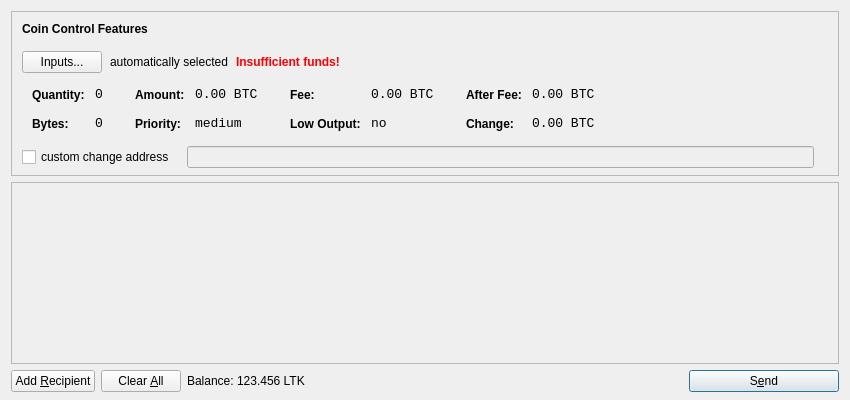
<?xml version="1.0" encoding="UTF-8"?>
<ui version="4.0">
 <class>SendCoinsDialog</class>
 <widget class="QDialog" name="SendCoinsDialog">
  <property name="geometry">
   <rect>
    <x>0</x>
    <y>0</y>
    <width>850</width>
    <height>400</height>
   </rect>
  </property>
  <property name="windowTitle">
   <string>Send Coins</string>
  </property>
  <layout class="QVBoxLayout" name="verticalLayout" stretch="0,1,0">
   <property name="bottomMargin">
    <number>8</number>
   </property>
   <item>
    <widget class="QFrame" name="frameCoinControl">
     <property name="sizePolicy">
      <sizepolicy hsizetype="Expanding" vsizetype="Expanding">
       <horstretch>0</horstretch>
       <verstretch>0</verstretch>
      </sizepolicy>
     </property>
     <property name="maximumSize">
      <size>
       <width>16777215</width>
       <height>16777215</height>
      </size>
     </property>
     <property name="frameShape">
      <enum>QFrame::StyledPanel</enum>
     </property>
     <property name="frameShadow">
      <enum>QFrame::Sunken</enum>
     </property>
     <layout class="QVBoxLayout" name="verticalLayoutCoinControl2">
      <property name="spacing">
       <number>-1</number>
      </property>
      <property name="leftMargin">
       <number>0</number>
      </property>
      <property name="topMargin">
       <number>0</number>
      </property>
      <property name="rightMargin">
       <number>0</number>
      </property>
      <property name="bottomMargin">
       <number>6</number>
      </property>
      <item>
       <layout class="QVBoxLayout" name="verticalLayoutCoinControl" stretch="0,0,0,0,1">
        <property name="spacing">
         <number>0</number>
        </property>
        <property name="leftMargin">
         <number>10</number>
        </property>
        <property name="topMargin">
         <number>10</number>
        </property>
        <item>
         <layout class="QHBoxLayout" name="horizontalLayoutCoinControl1">
          <property name="bottomMargin">
           <number>15</number>
          </property>
          <item>
           <widget class="QLabel" name="labelCoinControlFeatures">
            <property name="sizePolicy">
             <sizepolicy hsizetype="Preferred" vsizetype="Maximum">
              <horstretch>0</horstretch>
              <verstretch>0</verstretch>
             </sizepolicy>
            </property>
            <property name="font">
             <font>
              <weight>75</weight>
              <bold>true</bold>
             </font>
            </property>
            <property name="styleSheet">
             <string notr="true">font-weight:bold;</string>
            </property>
            <property name="text">
             <string>Coin Control Features</string>
            </property>
           </widget>
          </item>
         </layout>
        </item>
        <item>
         <layout class="QHBoxLayout" name="horizontalLayoutCoinControl2" stretch="0,0,0,0">
          <property name="spacing">
           <number>8</number>
          </property>
          <property name="bottomMargin">
           <number>10</number>
          </property>
          <item>
           <widget class="QPushButton" name="pushButtonCoinControl">
            <property name="styleSheet">
             <string notr="true"/>
            </property>
            <property name="text">
             <string>Inputs...</string>
            </property>
           </widget>
          </item>
          <item>
           <widget class="QLabel" name="labelCoinControlAutomaticallySelected">
            <property name="text">
             <string>automatically selected</string>
            </property>
            <property name="margin">
             <number>5</number>
            </property>
           </widget>
          </item>
          <item>
           <widget class="QLabel" name="labelCoinControlInsuffFunds">
            <property name="font">
             <font>
              <weight>75</weight>
              <bold>true</bold>
             </font>
            </property>
            <property name="styleSheet">
             <string notr="true">color:red;font-weight:bold;</string>
            </property>
            <property name="text">
             <string>Insufficient funds!</string>
            </property>
            <property name="margin">
             <number>5</number>
            </property>
           </widget>
          </item>
          <item>
           <spacer name="horizontalSpacerCoinControl">
            <property name="orientation">
             <enum>Qt::Horizontal</enum>
            </property>
            <property name="sizeHint" stdset="0">
             <size>
              <width>40</width>
              <height>1</height>
             </size>
            </property>
           </spacer>
          </item>
         </layout>
        </item>
        <item>
         <widget class="QWidget" name="widgetCoinControl" native="true">
          <property name="sizePolicy">
           <sizepolicy hsizetype="Preferred" vsizetype="Preferred">
            <horstretch>0</horstretch>
            <verstretch>0</verstretch>
           </sizepolicy>
          </property>
          <property name="minimumSize">
           <size>
            <width>0</width>
            <height>0</height>
           </size>
          </property>
          <property name="styleSheet">
           <string notr="true"/>
          </property>
          <layout class="QHBoxLayout" name="horizontalLayoutCoinControl5">
           <property name="margin">
            <number>0</number>
           </property>
           <item>
            <layout class="QHBoxLayout" name="horizontalLayoutCoinControl3" stretch="0,0,0,1">
             <property name="spacing">
              <number>20</number>
             </property>
             <property name="topMargin">
              <number>0</number>
             </property>
             <property name="bottomMargin">
              <number>10</number>
             </property>
             <item>
              <layout class="QFormLayout" name="formLayoutCoinControl1">
               <property name="horizontalSpacing">
                <number>10</number>
               </property>
               <property name="verticalSpacing">
                <number>14</number>
               </property>
               <property name="leftMargin">
                <number>10</number>
               </property>
               <property name="topMargin">
                <number>4</number>
               </property>
               <property name="rightMargin">
                <number>6</number>
               </property>
               <item row="0" column="0">
                <widget class="QLabel" name="labelCoinControlQuantityText">
                 <property name="styleSheet">
                  <string notr="true">font-weight:bold;</string>
                 </property>
                 <property name="text">
                  <string>Quantity:</string>
                 </property>
                 <property name="margin">
                  <number>0</number>
                 </property>
                </widget>
               </item>
               <item row="0" column="1">
                <widget class="QLabel" name="labelCoinControlQuantity">
                 <property name="font">
                  <font>
                   <family>Monospace</family>
                   <pointsize>10</pointsize>
                  </font>
                 </property>
                 <property name="cursor">
                  <cursorShape>IBeamCursor</cursorShape>
                 </property>
                 <property name="contextMenuPolicy">
                  <enum>Qt::ActionsContextMenu</enum>
                 </property>
                 <property name="text">
                  <string notr="true">0</string>
                 </property>
                 <property name="margin">
                  <number>0</number>
                 </property>
                 <property name="textInteractionFlags">
                  <set>Qt::LinksAccessibleByMouse|Qt::TextSelectableByKeyboard|Qt::TextSelectableByMouse</set>
                 </property>
                </widget>
               </item>
               <item row="1" column="0">
                <widget class="QLabel" name="labelCoinControlBytesText">
                 <property name="styleSheet">
                  <string notr="true">font-weight:bold;</string>
                 </property>
                 <property name="text">
                  <string>Bytes:</string>
                 </property>
                </widget>
               </item>
               <item row="1" column="1">
                <widget class="QLabel" name="labelCoinControlBytes">
                 <property name="font">
                  <font>
                   <family>Monospace</family>
                   <pointsize>10</pointsize>
                  </font>
                 </property>
                 <property name="cursor">
                  <cursorShape>IBeamCursor</cursorShape>
                 </property>
                 <property name="contextMenuPolicy">
                  <enum>Qt::ActionsContextMenu</enum>
                 </property>
                 <property name="text">
                  <string notr="true">0</string>
                 </property>
                 <property name="textInteractionFlags">
                  <set>Qt::LinksAccessibleByMouse|Qt::TextSelectableByKeyboard|Qt::TextSelectableByMouse</set>
                 </property>
                </widget>
               </item>
              </layout>
             </item>
             <item>
              <layout class="QFormLayout" name="formLayoutCoinControl2">
               <property name="horizontalSpacing">
                <number>10</number>
               </property>
               <property name="verticalSpacing">
                <number>14</number>
               </property>
               <property name="leftMargin">
                <number>6</number>
               </property>
               <property name="topMargin">
                <number>4</number>
               </property>
               <property name="rightMargin">
                <number>6</number>
               </property>
               <item row="0" column="0">
                <widget class="QLabel" name="labelCoinControlAmountText">
                 <property name="styleSheet">
                  <string notr="true">font-weight:bold;</string>
                 </property>
                 <property name="text">
                  <string>Amount:</string>
                 </property>
                 <property name="margin">
                  <number>0</number>
                 </property>
                </widget>
               </item>
               <item row="0" column="1">
                <widget class="QLabel" name="labelCoinControlAmount">
                 <property name="font">
                  <font>
                   <family>Monospace</family>
                   <pointsize>10</pointsize>
                  </font>
                 </property>
                 <property name="cursor">
                  <cursorShape>IBeamCursor</cursorShape>
                 </property>
                 <property name="contextMenuPolicy">
                  <enum>Qt::ActionsContextMenu</enum>
                 </property>
                 <property name="text">
                  <string notr="true">0.00 BTC</string>
                 </property>
                 <property name="textInteractionFlags">
                  <set>Qt::LinksAccessibleByMouse|Qt::TextSelectableByKeyboard|Qt::TextSelectableByMouse</set>
                 </property>
                </widget>
               </item>
               <item row="1" column="0">
                <widget class="QLabel" name="labelCoinControlPriorityText">
                 <property name="styleSheet">
                  <string notr="true">font-weight:bold;</string>
                 </property>
                 <property name="text">
                  <string>Priority:</string>
                 </property>
                </widget>
               </item>
               <item row="1" column="1">
                <widget class="QLabel" name="labelCoinControlPriority">
                 <property name="font">
                  <font>
                   <family>Monospace</family>
                   <pointsize>10</pointsize>
                  </font>
                 </property>
                 <property name="cursor">
                  <cursorShape>IBeamCursor</cursorShape>
                 </property>
                 <property name="contextMenuPolicy">
                  <enum>Qt::ActionsContextMenu</enum>
                 </property>
                 <property name="text">
                  <string>medium</string>
                 </property>
                 <property name="textInteractionFlags">
                  <set>Qt::LinksAccessibleByMouse|Qt::TextSelectableByKeyboard|Qt::TextSelectableByMouse</set>
                 </property>
                </widget>
               </item>
              </layout>
             </item>
             <item>
              <layout class="QFormLayout" name="formLayoutCoinControl3">
               <property name="horizontalSpacing">
                <number>10</number>
               </property>
               <property name="verticalSpacing">
                <number>14</number>
               </property>
               <property name="leftMargin">
                <number>6</number>
               </property>
               <property name="topMargin">
                <number>4</number>
               </property>
               <property name="rightMargin">
                <number>6</number>
               </property>
               <item row="0" column="0">
                <widget class="QLabel" name="labelCoinControlFeeText">
                 <property name="styleSheet">
                  <string notr="true">font-weight:bold;</string>
                 </property>
                 <property name="text">
                  <string>Fee:</string>
                 </property>
                 <property name="margin">
                  <number>0</number>
                 </property>
                </widget>
               </item>
               <item row="0" column="1">
                <widget class="QLabel" name="labelCoinControlFee">
                 <property name="font">
                  <font>
                   <family>Monospace</family>
                   <pointsize>10</pointsize>
                  </font>
                 </property>
                 <property name="cursor">
                  <cursorShape>IBeamCursor</cursorShape>
                 </property>
                 <property name="contextMenuPolicy">
                  <enum>Qt::ActionsContextMenu</enum>
                 </property>
                 <property name="text">
                  <string notr="true">0.00 BTC</string>
                 </property>
                 <property name="textInteractionFlags">
                  <set>Qt::LinksAccessibleByMouse|Qt::TextSelectableByKeyboard|Qt::TextSelectableByMouse</set>
                 </property>
                </widget>
               </item>
               <item row="1" column="0">
                <widget class="QLabel" name="labelCoinControlLowOutputText">
                 <property name="styleSheet">
                  <string notr="true">font-weight:bold;</string>
                 </property>
                 <property name="text">
                  <string>Low Output:</string>
                 </property>
                </widget>
               </item>
               <item row="1" column="1">
                <widget class="QLabel" name="labelCoinControlLowOutput">
                 <property name="font">
                  <font>
                   <family>Monospace</family>
                   <pointsize>10</pointsize>
                  </font>
                 </property>
                 <property name="cursor">
                  <cursorShape>IBeamCursor</cursorShape>
                 </property>
                 <property name="contextMenuPolicy">
                  <enum>Qt::ActionsContextMenu</enum>
                 </property>
                 <property name="text">
                  <string>no</string>
                 </property>
                 <property name="textInteractionFlags">
                  <set>Qt::LinksAccessibleByMouse|Qt::TextSelectableByKeyboard|Qt::TextSelectableByMouse</set>
                 </property>
                </widget>
               </item>
              </layout>
             </item>
             <item>
              <layout class="QFormLayout" name="formLayoutCoinControl4">
               <property name="horizontalSpacing">
                <number>10</number>
               </property>
               <property name="verticalSpacing">
                <number>14</number>
               </property>
               <property name="leftMargin">
                <number>6</number>
               </property>
               <property name="topMargin">
                <number>4</number>
               </property>
               <property name="rightMargin">
                <number>6</number>
               </property>
               <item row="0" column="0">
                <widget class="QLabel" name="labelCoinControlAfterFeeText">
                 <property name="styleSheet">
                  <string notr="true">font-weight:bold;</string>
                 </property>
                 <property name="text">
                  <string>After Fee:</string>
                 </property>
                 <property name="margin">
                  <number>0</number>
                 </property>
                </widget>
               </item>
               <item row="0" column="1">
                <widget class="QLabel" name="labelCoinControlAfterFee">
                 <property name="font">
                  <font>
                   <family>Monospace</family>
                   <pointsize>10</pointsize>
                  </font>
                 </property>
                 <property name="cursor">
                  <cursorShape>IBeamCursor</cursorShape>
                 </property>
                 <property name="contextMenuPolicy">
                  <enum>Qt::ActionsContextMenu</enum>
                 </property>
                 <property name="text">
                  <string notr="true">0.00 BTC</string>
                 </property>
                 <property name="textInteractionFlags">
                  <set>Qt::LinksAccessibleByMouse|Qt::TextSelectableByKeyboard|Qt::TextSelectableByMouse</set>
                 </property>
                </widget>
               </item>
               <item row="1" column="0">
                <widget class="QLabel" name="labelCoinControlChangeText">
                 <property name="styleSheet">
                  <string notr="true">font-weight:bold;</string>
                 </property>
                 <property name="text">
                  <string>Change:</string>
                 </property>
                </widget>
               </item>
               <item row="1" column="1">
                <widget class="QLabel" name="labelCoinControlChange">
                 <property name="font">
                  <font>
                   <family>Monospace</family>
                   <pointsize>10</pointsize>
                  </font>
                 </property>
                 <property name="cursor">
                  <cursorShape>IBeamCursor</cursorShape>
                 </property>
                 <property name="contextMenuPolicy">
                  <enum>Qt::ActionsContextMenu</enum>
                 </property>
                 <property name="text">
                  <string notr="true">0.00 BTC</string>
                 </property>
                 <property name="textInteractionFlags">
                  <set>Qt::LinksAccessibleByMouse|Qt::TextSelectableByKeyboard|Qt::TextSelectableByMouse</set>
                 </property>
                </widget>
               </item>
              </layout>
             </item>
            </layout>
           </item>
          </layout>
         </widget>
        </item>
        <item>
         <layout class="QHBoxLayout" name="horizontalLayoutCoinControl4" stretch="0,0,0">
          <property name="spacing">
           <number>12</number>
          </property>
          <property name="sizeConstraint">
           <enum>QLayout::SetDefaultConstraint</enum>
          </property>
          <property name="topMargin">
           <number>5</number>
          </property>
          <property name="rightMargin">
           <number>5</number>
          </property>
          <item>
           <widget class="QCheckBox" name="checkBoxCoinControlChange">
            <property name="text">
             <string>custom change address</string>
            </property>
           </widget>
          </item>
          <item>
           <widget class="QLineEdit" name="lineEditCoinControlChange">
            <property name="enabled">
             <bool>false</bool>
            </property>
            <property name="sizePolicy">
             <sizepolicy hsizetype="Expanding" vsizetype="Fixed">
              <horstretch>0</horstretch>
              <verstretch>0</verstretch>
             </sizepolicy>
            </property>
           </widget>
          </item>
          <item>
           <widget class="QLabel" name="labelCoinControlChangeLabel">
            <property name="sizePolicy">
             <sizepolicy hsizetype="Preferred" vsizetype="Expanding">
              <horstretch>0</horstretch>
              <verstretch>0</verstretch>
             </sizepolicy>
            </property>
            <property name="minimumSize">
             <size>
              <width>0</width>
              <height>0</height>
             </size>
            </property>
            <property name="text">
             <string/>
            </property>
            <property name="margin">
             <number>3</number>
            </property>
           </widget>
          </item>
         </layout>
        </item>
        <item>
         <spacer name="verticalSpacerCoinControl">
          <property name="orientation">
           <enum>Qt::Vertical</enum>
          </property>
          <property name="sizeHint" stdset="0">
           <size>
            <width>800</width>
            <height>1</height>
           </size>
          </property>
         </spacer>
        </item>
       </layout>
      </item>
     </layout>
    </widget>
   </item>
   <item>
    <widget class="QScrollArea" name="scrollArea">
     <property name="widgetResizable">
      <bool>true</bool>
     </property>
     <widget class="QWidget" name="scrollAreaWidgetContents">
      <property name="geometry">
       <rect>
        <x>0</x>
        <y>0</y>
        <width>830</width>
        <height>165</height>
       </rect>
      </property>
      <layout class="QVBoxLayout" name="verticalLayout_2">
       <property name="margin">
        <number>0</number>
       </property>
       <item>
        <layout class="QVBoxLayout" name="entries">
         <property name="spacing">
          <number>6</number>
         </property>
        </layout>
       </item>
       <item>
        <spacer name="verticalSpacer">
         <property name="orientation">
          <enum>Qt::Vertical</enum>
         </property>
         <property name="sizeHint" stdset="0">
          <size>
           <width>20</width>
           <height>40</height>
          </size>
         </property>
        </spacer>
       </item>
      </layout>
     </widget>
    </widget>
   </item>
   <item>
    <layout class="QHBoxLayout" name="horizontalLayout">
     <item>
      <widget class="QPushButton" name="addButton">
       <property name="toolTip">
        <string>Send to multiple recipients at once</string>
       </property>
       <property name="text">
        <string>Add &amp;Recipient</string>
       </property>
       <property name="icon">
        <iconset resource="../bitcoin.qrc">
         <normaloff>:/icons/add</normaloff>:/icons/add</iconset>
       </property>
       <property name="autoDefault">
        <bool>false</bool>
       </property>
      </widget>
     </item>
     <item>
      <widget class="QPushButton" name="clearButton">
       <property name="sizePolicy">
        <sizepolicy hsizetype="Minimum" vsizetype="Fixed">
         <horstretch>0</horstretch>
         <verstretch>0</verstretch>
        </sizepolicy>
       </property>
       <property name="toolTip">
        <string>Remove all transaction fields</string>
       </property>
       <property name="text">
        <string>Clear &amp;All</string>
       </property>
       <property name="icon">
        <iconset resource="../bitcoin.qrc">
         <normaloff>:/icons/remove</normaloff>:/icons/remove</iconset>
       </property>
       <property name="autoRepeatDelay">
        <number>300</number>
       </property>
       <property name="autoDefault">
        <bool>false</bool>
       </property>
      </widget>
     </item>
     <item>
      <layout class="QHBoxLayout" name="horizontalLayout_2">
       <property name="spacing">
        <number>3</number>
       </property>
       <item>
        <widget class="QLabel" name="label">
         <property name="text">
          <string>Balance:</string>
         </property>
        </widget>
       </item>
       <item>
        <widget class="QLabel" name="labelBalance">
         <property name="cursor">
          <cursorShape>IBeamCursor</cursorShape>
         </property>
         <property name="text">
          <string>123.456 LTK</string>
         </property>
         <property name="textInteractionFlags">
          <set>Qt::LinksAccessibleByMouse|Qt::TextSelectableByKeyboard|Qt::TextSelectableByMouse</set>
         </property>
        </widget>
       </item>
      </layout>
     </item>
     <item>
      <spacer name="horizontalSpacer">
       <property name="orientation">
        <enum>Qt::Horizontal</enum>
       </property>
       <property name="sizeHint" stdset="0">
        <size>
         <width>40</width>
         <height>20</height>
        </size>
       </property>
      </spacer>
     </item>
     <item>
      <widget class="QPushButton" name="sendButton">
       <property name="minimumSize">
        <size>
         <width>150</width>
         <height>0</height>
        </size>
       </property>
       <property name="toolTip">
        <string>Confirm the send action</string>
       </property>
       <property name="text">
        <string>S&amp;end</string>
       </property>
       <property name="icon">
        <iconset resource="../bitcoin.qrc">
         <normaloff>:/icons/send</normaloff>:/icons/send</iconset>
       </property>
       <property name="default">
        <bool>true</bool>
       </property>
      </widget>
     </item>
    </layout>
   </item>
  </layout>
 </widget>
 <resources>
  <include location="../bitcoin.qrc"/>
 </resources>
 <connections/>
</ui>
